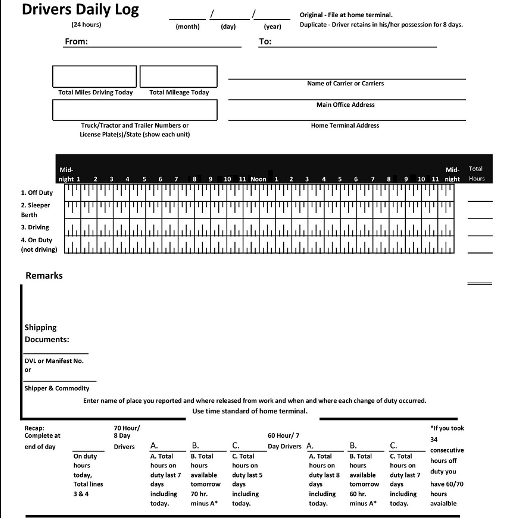
#> input picture backend/api/assets/blank-paper-log.png, 513 x 518 px
$ python debug_grid.py
#> lines starting #> are read from the running program, lines starting #| are printed output that depends on the picture; after the words box and inside, x2 and y2 are one past the last pixel; in counts of white or black regions, pixels touching at a corner belong together
import os
import cv2
import numpy as np

def debug_grid():
    # Paths setup
    script_dir = os.path.dirname(os.path.abspath(__file__))
    api_dir = os.path.dirname(script_dir)
    backend_dir = os.path.dirname(api_dir)
    root_dir = os.path.dirname(backend_dir)

    image_path = os.path.join(api_dir, 'assets', 'blank-paper-log.png')
    output_path = os.path.join(root_dir, 'debug_output.png')

    img = cv2.imread(image_path)
#> img is the input picture: shape (518, 513, 3); min 0, max 255, mean 227.5
    if img is None:
        print(f"Error: Could not load image from {image_path}")
        return

    gray = cv2.cvtColor(img, cv2.COLOR_BGR2GRAY)
    _, thresh = cv2.threshold(gray, 127, 255, cv2.THRESH_BINARY_INV)
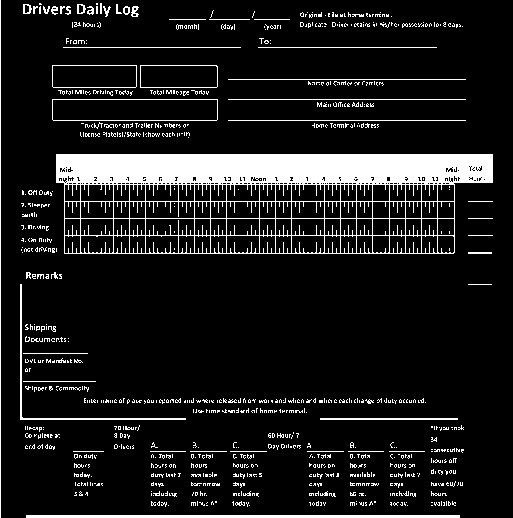
#> thresh: shape (518, 513); 11% white; 834 white regions (761 under 20 px)

    contours, _ = cv2.findContours(thresh, cv2.RETR_LIST, cv2.CHAIN_APPROX_SIMPLE)
#> contours = 1255 contours, 1153 with area under 20; largest, box (x1, y1, x2, y2) and area: (56, 154, 493, 254) 39897, (52, 99, 218, 121) 3464, (52, 99, 218, 121) 3463, (52, 65, 137, 88) 1847, (52, 65, 137, 88) 1846

    if not contours:
        print("Error: No contours found.")
        return

    # Find header bounding box
    header_contour = max(contours, key=cv2.contourArea)
#> header_contour = contour of 12 points, box (x1, y1, x2, y2) (56, 154, 493, 254), area 39897
    hx, hy, hw, hh = cv2.boundingRect(header_contour)
#> hx = 56; hy = 154; hw = 437; hh = 100

    GRID_ORIGIN_X = hx
#> GRID_ORIGIN_X = 56
    GRID_END_X = hx + hw
#> GRID_END_X = 493
    HEADER_BOTTOM_Y = hy + hh
#> HEADER_BOTTOM_Y = 254

    # Calculate bottom of grid
    horizontal_kernel = cv2.getStructuringElement(cv2.MORPH_RECT, (hw // 2, 1))
    detect_horizontal = cv2.morphologyEx(thresh, cv2.MORPH_OPEN, horizontal_kernel)
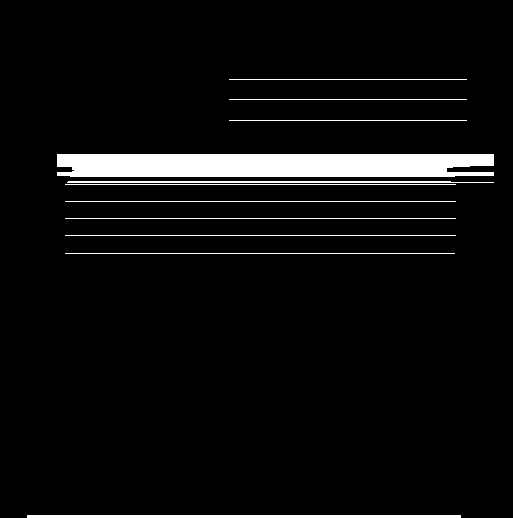
#> detect_horizontal: shape (518, 513); 5.4% white; 11 white regions, largest, box (x1, y1, x2, y2) and area: (57, 154, 494, 177) 9669, (27, 515, 461, 518) 1302, (67, 181, 494, 183) 810

    roi = detect_horizontal[HEADER_BOTTOM_Y:, hx:hx+hw]
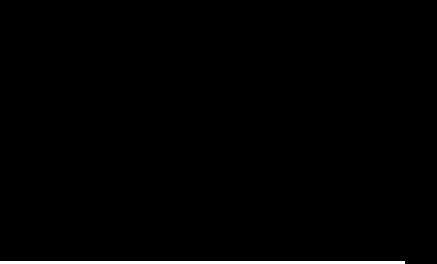
#> roi: shape (264, 437); 1.1% white; 1 white region, box (x1, y1, x2, y2) and area: (0, 261, 405, 264) 1215
    ys, _ = np.nonzero(roi)
#> ys = 1215 values from 261 to 263

    if len(ys) > 0:
        GRID_BOTTOM_Y = HEADER_BOTTOM_Y + np.max(ys)
#> GRID_BOTTOM_Y = 517
    else:
        GRID_BOTTOM_Y = HEADER_BOTTOM_Y + hh * 4

    grid_height = GRID_BOTTOM_Y - HEADER_BOTTOM_Y
#> grid_height = 263
    row_height = grid_height / 4.0
#> row_height = 65.75

    Y_OFF_DUTY = int(HEADER_BOTTOM_Y + row_height * 0.5)
#> Y_OFF_DUTY = 286
    Y_SLEEPER = int(HEADER_BOTTOM_Y + row_height * 1.5)
#> Y_SLEEPER = 352
    Y_DRIVING = int(HEADER_BOTTOM_Y + row_height * 2.5)
#> Y_DRIVING = 418
    Y_ON_DUTY = int(HEADER_BOTTOM_Y + row_height * 3.5)
#> Y_ON_DUTY = 484

    REMARKS_Y = int(GRID_BOTTOM_Y + 100)
#> REMARKS_Y = 617

    # --- REPORT ---
    print("=== Grid Detection Diagnostic Report ===")
    print(f"Header Bounding Box: X={hx}, Y={hy}, Width={hw}, Height={hh}")
#| Header Bounding Box: X=56, Y=154, Width=437, Height=100
    print(f"Calculated Y_OFF_DUTY: {Y_OFF_DUTY}")
#| Calculated Y_OFF_DUTY: 286
    print(f"Calculated Y_SLEEPER:  {Y_SLEEPER}")
#| Calculated Y_SLEEPER:  352
    print(f"Calculated Y_DRIVING:  {Y_DRIVING}")
#| Calculated Y_DRIVING:  418
    print(f"Calculated Y_ON_DUTY:  {Y_ON_DUTY}")
#| Calculated Y_ON_DUTY:  484
    print(f"Calculated REMARKS_Y:  {REMARKS_Y}")
#| Calculated REMARKS_Y:  617
    print("======================================")

    # --- VISUALIZE ---
    # Green box around header (BGR format: 0, 255, 0)
    cv2.rectangle(img, (hx, hy), (hx + hw, hy + hh), (0, 255, 0), 4)
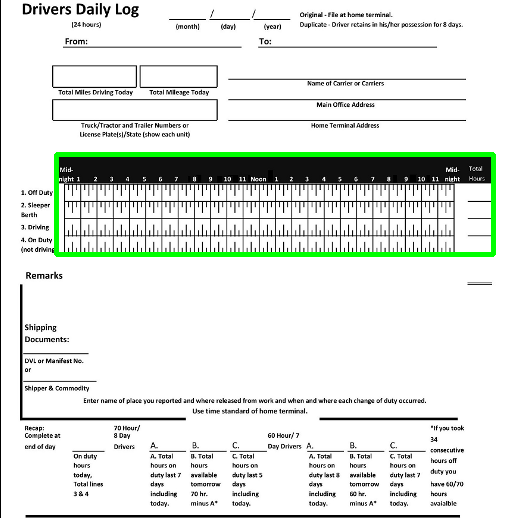
#> img: shape (518, 513, 3); 2.02% of pixels changed, all inside (x1, y1, x2, y2) = (54, 152, 496, 257)

    # Blue horizontal lines for 4 duty rows (BGR format: 255, 0, 0)
    for y_coord in [Y_OFF_DUTY, Y_SLEEPER, Y_DRIVING, Y_ON_DUTY]:
        cv2.line(img, (GRID_ORIGIN_X, y_coord), (GRID_END_X, y_coord), (255, 0, 0), 3)
#> this loop made 4 passes
#> y_coord on passes 1 to 4: 286, 352, 418, 484
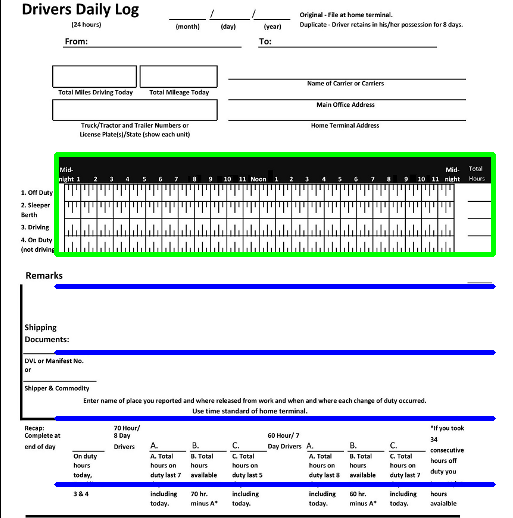
#> img: shape (518, 513, 3); 3.31% of pixels changed, all inside (x1, y1, x2, y2) = (54, 284, 496, 487)

    # Red dot at (GRID_ORIGIN_X, REMARKS_Y) (BGR format: 0, 0, 255)
    cv2.circle(img, (GRID_ORIGIN_X, REMARKS_Y), 10, (0, 0, 255), -1)

    cv2.imwrite(output_path, img)
    print(f"Annotated diagnostic image saved to: {output_path}")

if __name__ == "__main__":
    debug_grid()
